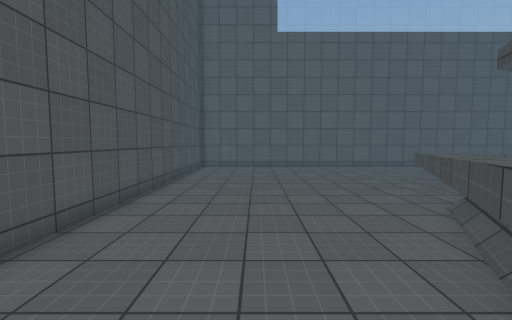
View 1 (above)

21 first-person views from a walk through a Unity game level. The camera is 1.5 m above the floor, tilts 4° down and sees 90° across. Doors are open. The floor is counted in squares, 0.83 m on a side. Each view is taken from the middle of a square. On the plan, view 1 faces up. The plan holds only what a view shows up to about 15 squares ahead; the rest is blank. The place goes on beyond the plan. The player character is not drawn. Surface patterns are stand-ins for the level's own textures.

View 2
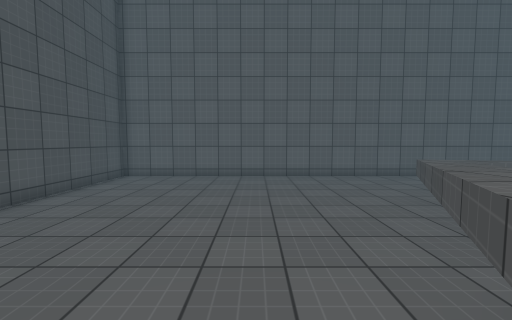

View 3
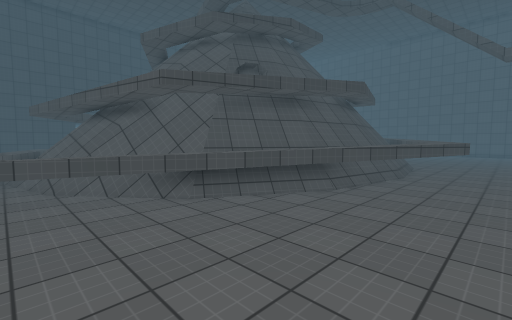

View 4
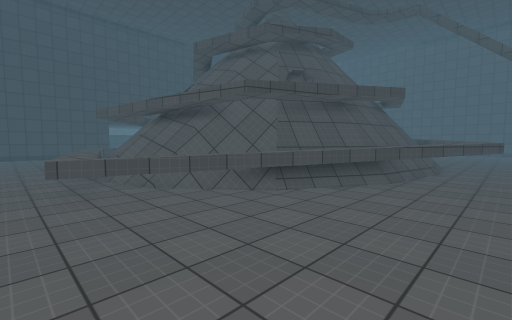

View 5
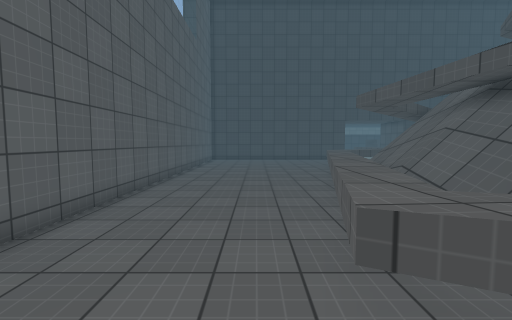

View 6
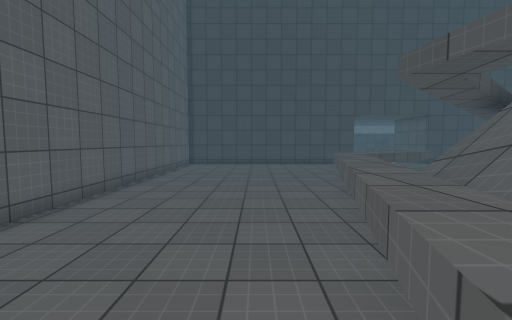

View 7
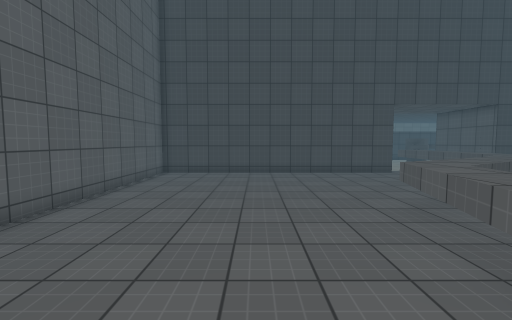

View 8
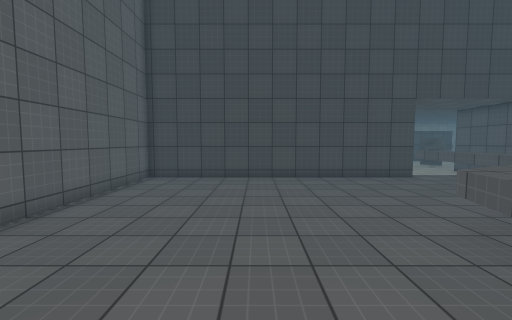

View 9
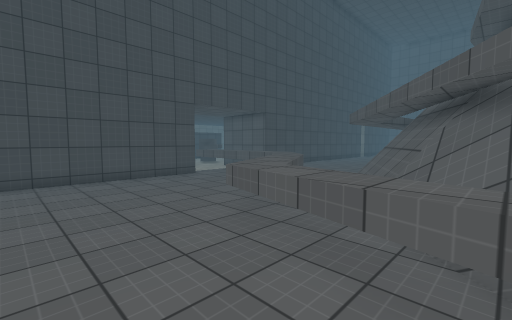

View 10
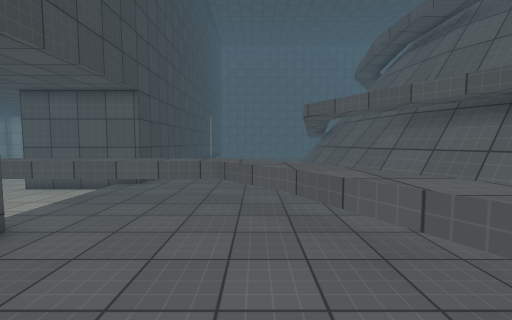

View 11
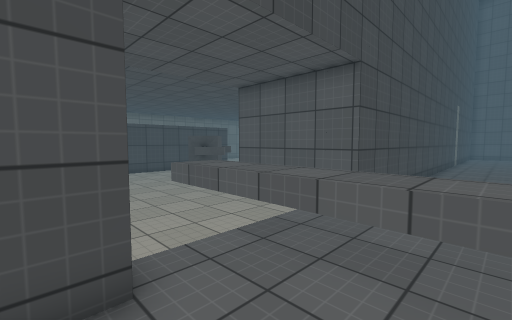

View 12
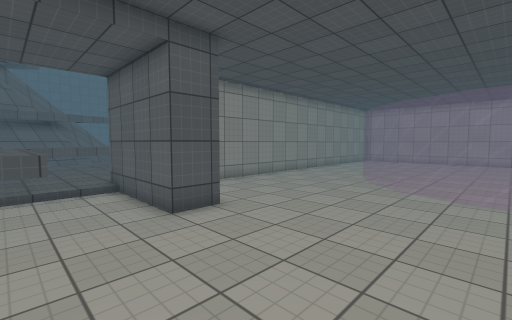

View 13
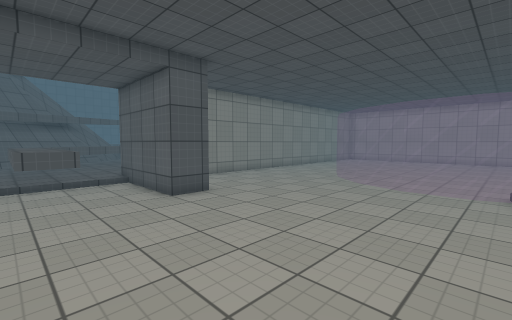

View 14
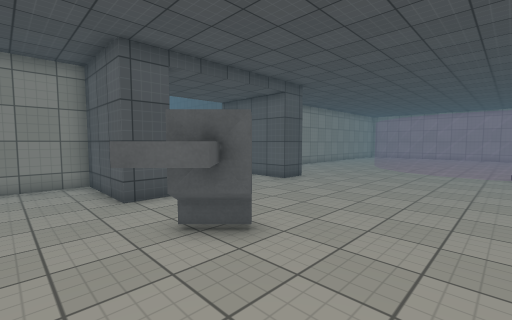

View 15
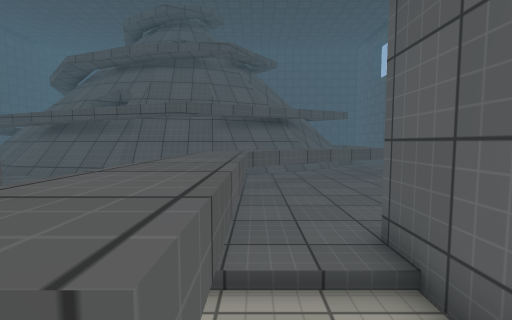

View 16
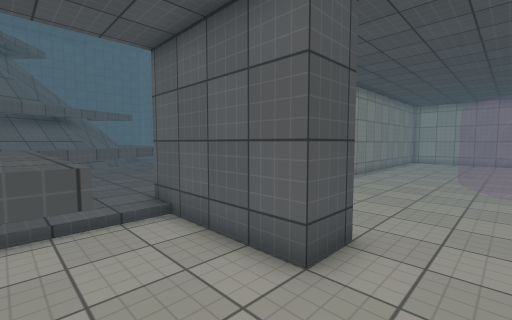

View 17
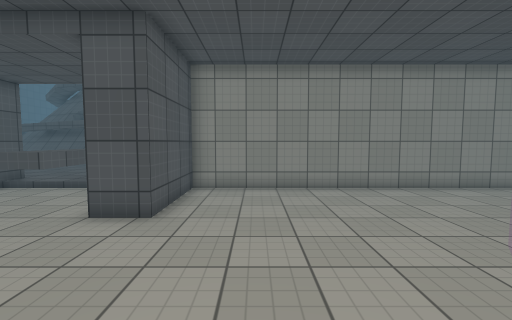

View 18
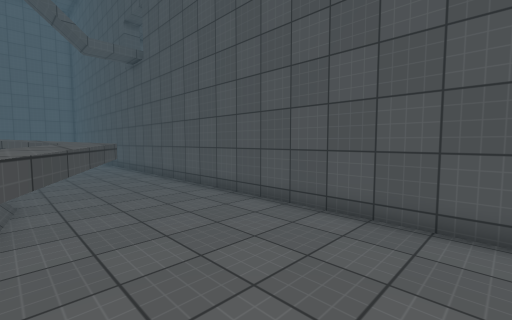

View 19
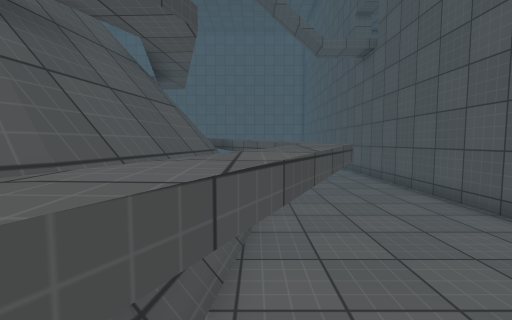

View 20
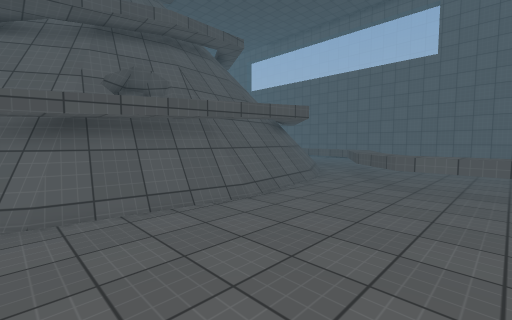

View 21
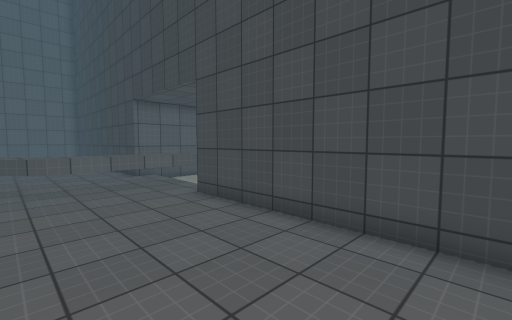

### Floor plan
Key: @ floor where view 1 was taken; # wall or solid block; . main floor; : floor 0.25 m higher than the main floor; - floor 0.25 m lower than the main floor; / step, stairs or slope; = window, fence, low wall or low ledge; ^ raised ledge.
Columns run from 4 left of view 1 to 45 right of it. Each row starts with its distance up from view 1.
 19                          ############# ---========
 18 #########################           ##---=========
 17 #...................................##---=========
 16 #...................................##---=========
 15 #...................................##----========
 14 #...................................##----========
 13 #...........^^^.....................##-----=======
 12 #...........^^^^^^..................##------======
 11 #..........^^^^^^^^^^^..............##--------===-
 10 #..........^^^^^^^^^^^^^^^..........##------------
  9 #.........^^^^^^^^^^^^^^^^^^^.......##------------
  8 #........^^^^^^^    ^#  ..^^^.......##------------
  7 #........^^^^#     ^^^ ##:..^^......##------------
  6 #.......^^^^           ##==.^^^.....######--------
  5 #.......^^#            ###= .^^.....######--------
  4 #......^^##             ###=.^^^...../------------
  3 #......^##              ###= .^^^^^^^^^^----------
  2 #.....^^##                ##=..^^^^^^^^^----------
  1 #.....^=#                 ##=...^^^^^^^^----------
  0 #...@^^##                  #=......../------------
 -1 #....^^##                  #=.......######-###----
 -2 #...^^.##                  ##.......######-####---
 -3 #...^^=##                  ##.......##    ---##--
 -4 #...^^=##                  ##.......##----------
 -5 #...^^^##                  ##.......##---------  -
 -6 #.... ###                  #=.......#
 -7 #....  ##                 ##=.......#
 -8 #....  ##                 ##=.......#
 -9 #....   #                 ##=.... ..#

Where each view was taken, in squares from view 1:
view 1: 0 up, 0 right, facing up
view 2: 5 up, 3 right, facing up
view 3: 11 up, 2 left, facing down-right
view 4: 14 up, 1 left, facing down-right
view 5: 14 up, 6 right, facing right
view 6: 13 up, 11 right, facing right
view 7: 13 up, 17 right, facing right
view 8: 13 up, 19 right, facing right
view 9: 13 up, 19 right, facing down-right
view 10: 10 up, 27 right, facing down
view 11: 6 up, 29 right, facing down-right
view 12: 2 up, 43 right, facing up-left
view 13: 1 up, 45 right, facing up-left
view 14: 5 down, 45 right, facing up-left
view 15: 3 up, 36 right, facing left
view 16: 2 up, 39 right, facing up-left
view 17: 9 up, 43 right, facing left
view 18: 6 up, 2 right, facing down-left
view 19: 4 up, 2 right, facing down
view 20: 9 down, 31 right, facing up-left
view 21: 9 down, 27 right, facing up-right
